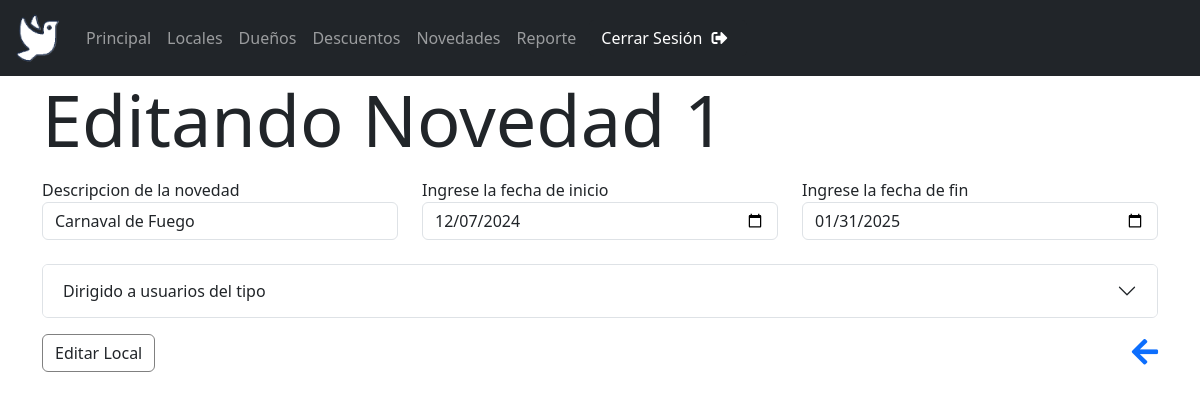
The app's page /PaginaAdmin/EditarNovedades.php?editar=1 (signed in) with its own data.
### tables this page shows
CREATE TABLE `novedades` (
  `codigo` int(11) NOT NULL,
  `texto` varchar(200) NOT NULL,
  `fechaDesde` date NOT NULL,
  `fechaHasta` date NOT NULL,
  `tipoCliente` enum('inicial','medium','premium') NOT NULL,
  `estado` tinyint(1) NOT NULL
);

### PaginaAdmin/EditarNovedades.php (the view, shortened to what this page needs)
<?php
    include('../BasesDeDatos/UnicaBaseDeDatos.php');
?>
<!DOCTYPE html>
<html lang="en">
<head>
    <link href="https://cdn.jsdelivr.net/npm/bootstrap@5.3.3/dist/css/bootstrap.min.css" rel="stylesheet">
    <link rel="stylesheet" href="EstiloParaTablas.css">
    <link rel="stylesheet" href="https://cdnjs.cloudflare.com/ajax/libs/font-awesome/5.15.4/css/all.min.css">
    <link rel="stylesheet" href="https://cdn.jsdelivr.net/npm/sweetalert2@11/dist/sweetalert2.min.css">
</head>
<body>
    <?php
        include("headerAdmin.php");
    ?>
    <div class="container">
        <?php
            $codigo = $_GET['editar'];
            $consulta = "SELECT * FROM novedades WHERE codigo = $codigo";
            $resultado = mysqli_query($conn, $consulta);
            $fila = mysqli_fetch_assoc($resultado);
        ?>
        <h1 class="display-2">Editando Novedad <?php echo $fila['codigo'] ?></h1>
        <form id="editarNovedad" action="<?php htmlspecialchars($_SERVER["PHP_SELF"])?>" method="post">
            <div class="row">
                <div class="form-group col-md-4 mt-2">
                    <label for="textoNov">Descripcion de la novedad</label>
                    <input class="form-control" type="text" id="textoNov" name="textoNovedad" placeholder="Ingrese el texto de la novedad" value="<?php echo $fila['texto'] ?>">
                </div>
                <div class="form-group col-md-4 mt-2">
                    <label for="fechaDesde">Ingrese la fecha de inicio</label>
                    <input class="form-control" type="date" id="fechaDesde" name="fechaDesdeNov" value="<?php echo $fila['fechaDesde'] ?>">
                </div>
                <div class="form-group col-md-4 mt-2">
                    <label for="fechaHastaNov">Ingrese la fecha de fin</label>
                    <input class="form-control" type="date" id="fechaHastaNov" name="fechaHastaNov" value="<?php echo $fila['fechaHasta'] ?>">
                </div>
            </div>
            <div class="row">
                <div class="form-group col mt-4">
                    <div class="accordion" id="accordionExample">
                        <div class="accordion-item">
                            <h2 class="accordion-header">
                                <button class="accordion-button collapsed"
                                type="button" data-bs-toggle="collapse" data-bs-target="#collapseOne"
                                aria-expanded="false" aria-controls="collapseOne">Dirigido a usuarios del tipo</button>
                            </h2>
                        </div>
                    </div>
                </div>
            </div>
            <div class="mt-3 espaciarBotones">
                <button form="editarNovedad" id="botonLapiz" class="btn" type="submit" style="border: 1px solid gray;">Editar Local</button>
                <div class="conteiner m-0">
                    <a href="NovedadesAdmin.php">
                        <i class="fas fa-arrow-left" style="font-size: 30px;" title="Volver"></i>
                    </a>
                </div>
            </div>
        </form>
    </div>
</body>
</html>

### PaginaAdmin/EstiloParaTablas.css (style rules this page uses)
.conteiner { display: flex; margin:auto; margin-top: 1em; margin-bottom: 2em; align-items: center; justify-content: left; flex-direction: column; }
.espaciarBotones { display: flex; flex-direction: row; align-items: center; justify-content: space-between; }
#botonLapiz { transition: transform 0.5s ease-in; transition: background-color 0.5s ease-in; }

### PaginaAdmin/headerAdmin.php (style rules this page uses)
i { padding-left: 5px; }

### records on screen
novedades: codigo "1", textoNovedad "Carnaval de Fuego", fechaDesdeNov "12/07/2024", fechaHastaNov "01/31/2025"
